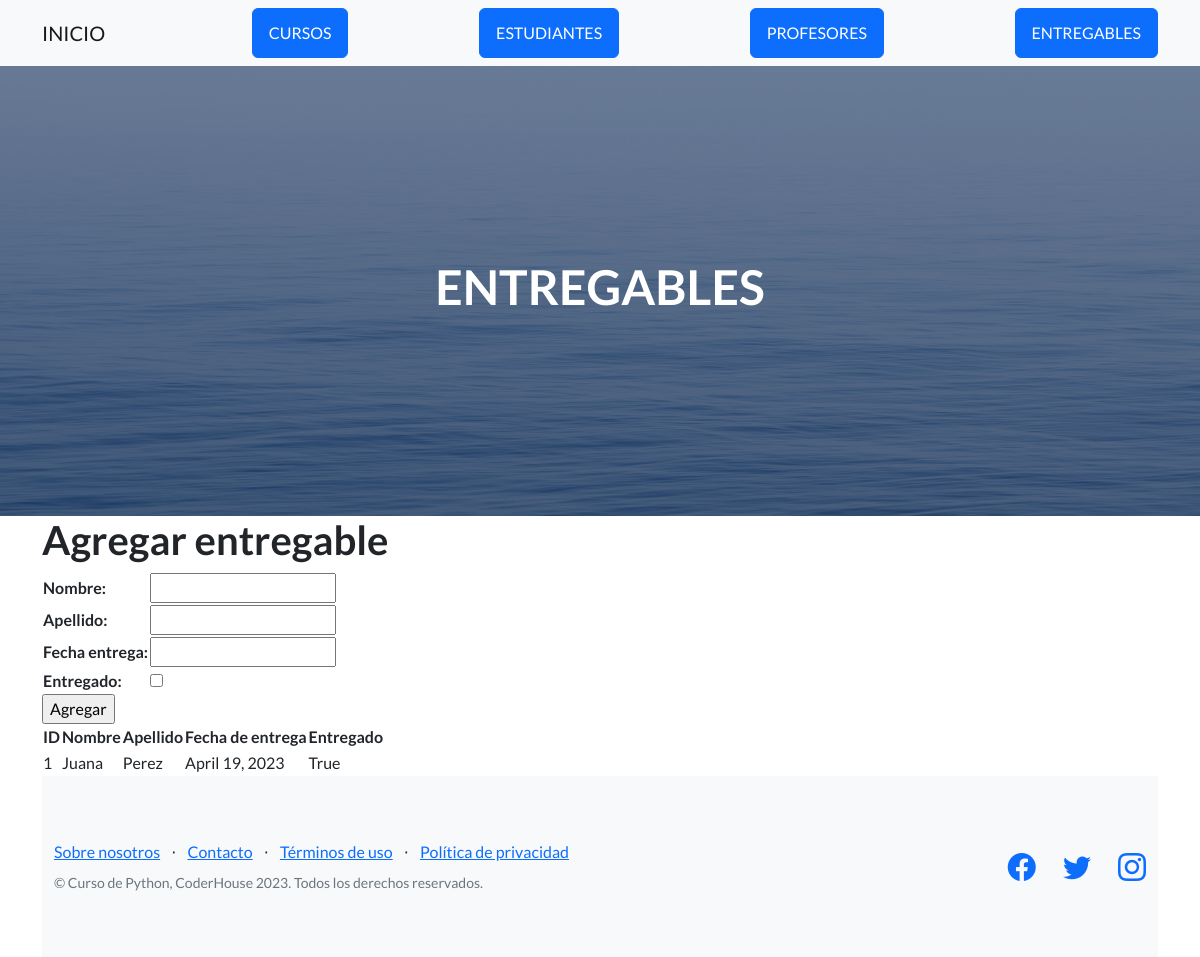
Page /entregables/ on the earlier database version.
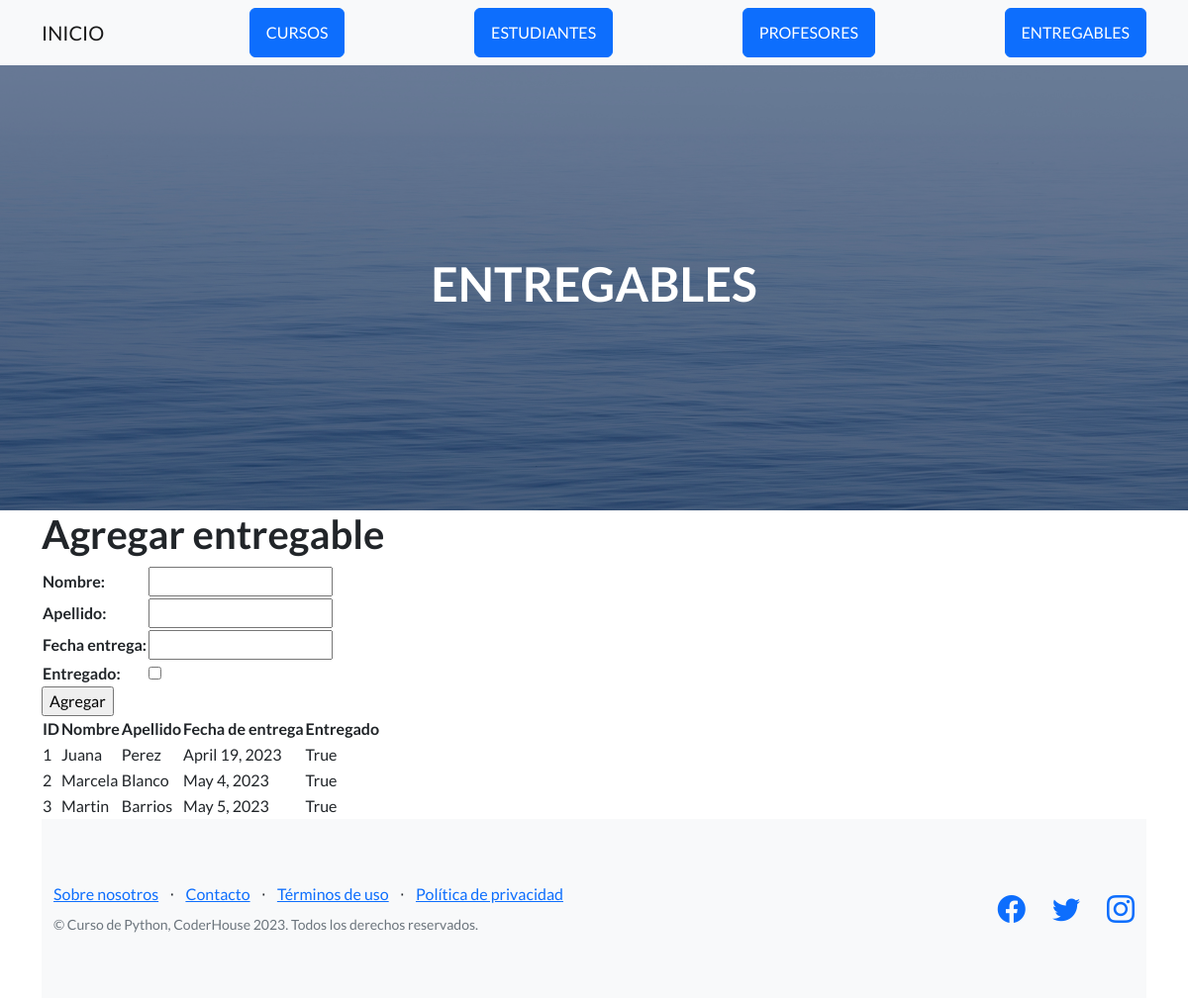
Same page on the later database version.
### AppCoder/models.py (models this page shows, shortened)
class Entregable(models.Model):
    nombre=models.CharField(max_length=50)
    apellido=models.CharField(max_length=50)
    fecha_entrega=models.DateField()
    entregado=models.BooleanField()

### AppCoder/views.py (the view)
# urls.py: path('entregables/', entregables, name="entregables"),
def entregables(request):
    if request.method == "POST":
        form = EntregableForm(request.POST)
        if form.is_valid():
            entregable = Entregable()
            entregable.nombre = form.cleaned_data['nombre']
            entregable.apellido = form.cleaned_data['apellido']
            entregable.fecha_entrega = form.cleaned_data['fecha_entrega']
            entregable.entregado = form.cleaned_data['entregado']
            entregable.save()
            form = EntregableForm()
    else:
        form = EntregableForm
    entregables = Entregable.objects.all()
    context = {"entregables": entregables, "form": form}
    return render(request, "AppCoder/Entregables.html", context)

### AppCoder/templates/AppCoder/entregables.html (shortened to what this page needs)
{% extends "AppCoder/padre.html" %}
{% load static %}
{% block titulo %}
    <h1>ENTREGABLES</h1>
{% endblock %}
{% block contenido_que_cambia %}
<h1>Agregar entregable</h1>
<form action="" method="post">
    <table>
    {{ form.as_table }}
    </table>
    <input type="submit" value="Agregar">
</form>
<table>
    <thead>
        <tr>
            <th>ID</th>
            <th>Nombre</th>
            <th>Apellido</th>
            <th>Fecha de entrega</th>
            <th>Entregado</th>
        </tr>
    </thead>
    <tbody>
        {% for entregable in entregables %}
        <tr>
            <td>
                {{entregable.id}}
            </td>
            <td>
                {{entregable.nombre}}
            </td>
            <td>
                {{entregable.apellido}}
            </td>
            <td>
                {{entregable.fecha_entrega}}
            </td>
            <td>
                {{entregable.entregado}}
            </td>
        </tr>
        {% endfor %}
    </tbody>
</table>
{% endblock %}

### AppCoder/templates/AppCoder/padre.html (shortened to what this page needs)
<!DOCTYPE html>
<html lang="en">
    <head>
        {% load static %}
        <link href="https://cdn.jsdelivr.net/npm/bootstrap-icons@1.5.0/font/bootstrap-icons.css" rel="stylesheet" type="text/css" />
        <link href="{% static 'AppCoder/css/styles.css' %}" rel="stylesheet" />
    </head>
    <body>
        <nav class="navbar navbar-light bg-light static-top">
            <div class="container">
                <a class="navbar-brand" href="{% url 'incioApp' %}">INICIO</a>
                <a class="btn btn-primary" href="{% url 'cursos' %}">CURSOS</a>
                <a class="btn btn-primary" href="{% url 'estudiantes' %}">ESTUDIANTES</a>
                <a class="btn btn-primary" href="{% url 'profesores' %}">PROFESORES</a>
                <a class="btn btn-primary" href="{% url 'entregables' %}">ENTREGABLES</a>
            </div>
        </nav>
        <header class="masthead">
            <div class="container position-relative">
                <div class="row justify-content-center">
                    <div class="col-xl-6">
                        <div class="text-center text-white">
                            {% block titulo %}
                            {% endblock %}
                        </div>
                    </div>
                </div>
            </div>
        </header>
        <div class="container">
        {% block contenido_que_cambia %}
        {% endblock %}
        <footer class="footer bg-light">
            <div class="container">
                <div class="row">
                    <div class="col-lg-6 h-100 text-center text-lg-start my-auto">
                        <ul class="list-inline mb-2">
                            <li class="list-inline-item"><a href="#!">Sobre nosotros</a></li>
                            <li class="list-inline-item">⋅</li>
                            <li class="list-inline-item"><a href="#!">Contacto</a></li>
                            <li class="list-inline-item">⋅</li>
                            <li class="list-inline-item"><a href="#!">Términos de uso</a></li>
                            <li class="list-inline-item">⋅</li>
                            <li class="list-inline-item"><a href="#!">Política de privacidad</a></li>
                        </ul>
                        <p class="text-muted small mb-4 mb-lg-0">&copy; Curso de Python, CoderHouse 2023. Todos los derechos reservados.</p>
                    </div>
                    <div class="col-lg-6 h-100 text-center text-lg-end my-auto">
                        <ul class="list-inline mb-0">
                            <li class="list-inline-item me-4">
                                <a href="#!"><i class="bi-facebook fs-3"></i></a>
                            </li>
                            <li class="list-inline-item me-4">
                                <a href="#!"><i class="bi-twitter fs-3"></i></a>
                            </li>
                            <li class="list-inline-item">
                                <a href="#!"><i class="bi-instagram fs-3"></i></a>
                            </li>
                        </ul>
                    </div>
                </div>
            </div>
        </footer>
    </body>
</html>

Differences in the rows shown:
added Entregable: id "2", nombre "Marcela", apellido "Blanco", fecha_entrega "May 4, 2023", entregado "True"
added Entregable: id "3", nombre "Martin", apellido "Barrios", fecha_entrega "May 5, 2023", entregado "True"
